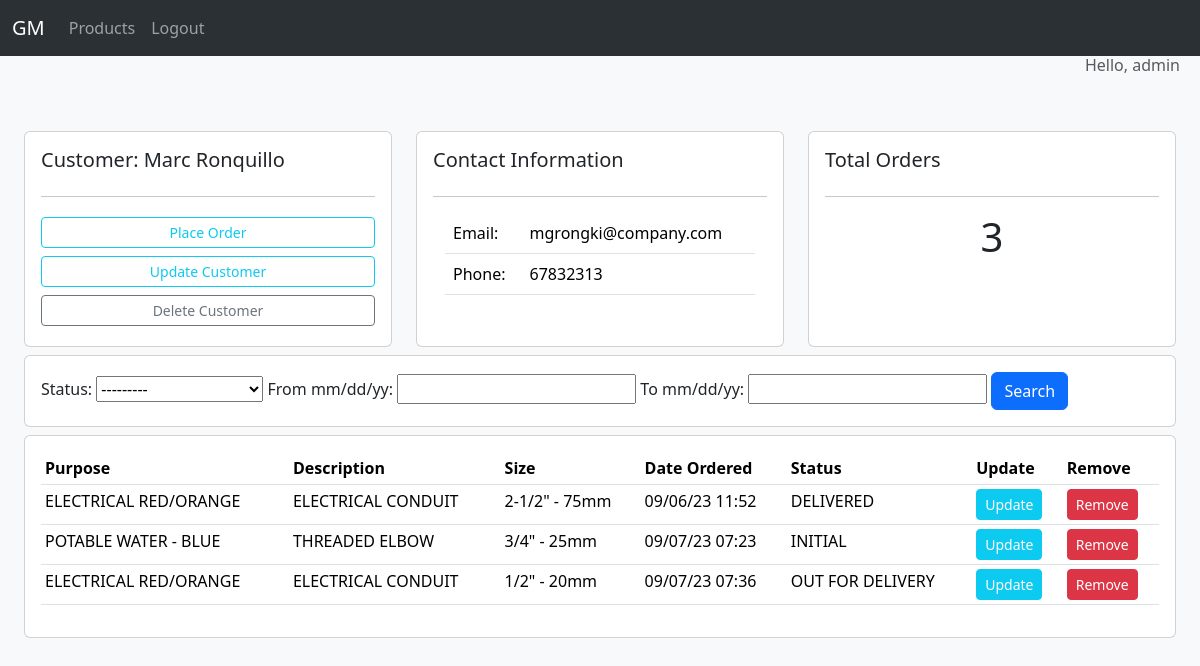
Page /customer/1 (signed in) on the committed database.
### el/models.py (models this page shows, shortened)
class Customer(models.Model):
    created_at = models.DateTimeField(auto_now_add=True)
    last_modified = models.DateTimeField(auto_now=True)
    first_name = models.CharField(max_length=50)
    last_name = models.CharField(max_length=50)
    email = models.EmailField()
    phone = models.CharField(max_length=20)
    company_name = models.CharField(max_length=50)
    address = models.CharField(max_length=100)
    city = models.CharField(max_length=50)
    def __str__(self):
        return f'{self.first_name} {self.last_name}'

class Order(models.Model):
    STATUS = (
        ('INITIAL', 'INITIAL'),
        ('PENDING', 'PENDING'),
        ('OUT FOR DELIVERY','OUT FOR DELIVERY'),
        ('DELIVERED','DELIVERED'),
    )
    customer = models.ForeignKey(Customer, on_delete= models.SET_NULL, null=True)
    product = models.ForeignKey(Product, on_delete= models.SET_NULL, null=True)
    status = models.CharField(max_length=50, choices=STATUS, default='INITIAL')
    qty = models.PositiveSmallIntegerField(default=1)
    created_at = models.DateTimeField(auto_now_add=True, null=True)
    last_modified = models.DateTimeField(auto_now=True, null=True)

class Product(models.Model):
    PURPOSE = (
        ('ELECTRICAL RED/ORANGE', 'ELECTRICAL RED/ORANGE'),
        ('POTABLE WATER - BLUE', 'POTABLE WATER - BLUE'),
        ('SANITARY ORANGE/BROWN', 'SANITARY ORANGE/BROWN'),
    )
    kind = models.CharField(max_length=50, default='PVC')
    purpose = models.CharField(max_length=50, choices=PURPOSE)
    description = models.CharField(max_length=50)
    size_in = models.CharField(max_length=50)
    size_mm = models.CharField(max_length=50)
    brand = models.CharField(max_length=50)
    created_at = models.DateTimeField(auto_now_add=True, null=True)
    last_modified = models.DateTimeField(auto_now=True, null=True)

### el/decorators.py (the view)
        def wrapper_func(request, *args, **kwargs):
            group = None
            if request.user.groups.exists():
                group = request.user.groups.all()[0].name
            if group in allowed_roles:
                return view_func(request, *args, **kwargs)
            else:
                return HttpResponse('You are now authorized to view this page')

### el/views.py (called while the page is built)
@login_required(login_url='el-login')
@allowed_user(allowed_roles=['admin'])
def customer(request, pk):
    customer = Customer.objects.get(id=pk)
    orders = customer.order_set.all()
    total_order = customer.order_set.count()
    myFilter = OrderFilter(request.GET, queryset=orders)
    orders = myFilter.qs
    context= {'customer': customer,
              'total_order': total_order,
              'orders': orders,
              'myFilter': myFilter,
              }
    return render(request, 'el/customer.html', context)

### el/templates/el/customer.html
{% extends 'el/base.html' %} {% block content %}
<div class="container-fluid">
  <div class="row pt-5">
    <div class="col-md">
      <div class="card card-body h-100">
        <h5>Customer: {{ customer }}</h5>
        <hr />
        <a href="{% url 'el-create_order' customer.id %}" class="btn btn-outline-info btn-sm btn-block my-1">Place Order</a>
        <a href="{% url 'el-update_customer' customer.id %}" class="btn btn-outline-info btn-sm btn-block my-1">Update Customer</a>
        <a href="{% url 'el-delete_customer' customer.id %}" class="btn btn-outline-secondary btn-sm btn-block my-1">Delete Customer</a>
      </div>
    </div>
    <div class="col-md">
      <div class="card card-body h-100">
        <h5>Contact Information</h5>
        <hr />
        <div class="container">
          <table class="table">
              <tr>
                <td>Email:</td>
                <td>{{ customer.email }}</td>
              </tr>
              <tr>
                <td>Phone:</td>
                <td>{{ customer.phone }}</td>
              </tr>
          </table>
        </div>
      </div>
    </div>
    <div class="col-md">
      <div class="card card-body h-100">
        <h5>Total Orders</h5>
        <hr />
        <h1 class="text-center">{{ total_order }}</h1>
      </div>
    </div>
  </div>
  <div class="row pt-2">
    <div class="col">
      <div class="card card-body">
        <form method="">
          {{ myFilter.form }}
          <button class="btn btn-primary" type="submit">Search</button>
        </form>
      </div>
    </div>
  </div>
  <div class="row pt-2">
    <div class="col-md">
      <div class="card card-body">
        <table class="table table-sm">
          <tr>
            <th>Purpose</th>
            <th>Description</th>
            <th>Size</th>
            <th>Date Ordered</th>
            <th>Status</th>
            <th>Update</th>
            <th>Remove</th>
          </tr>
          {% for order in orders %}
          <tr>
            <td>{{ order.product.purpose }}</td>
            <td>{{ order.product.description }}</td>
            <td>{{ order.product.size_in }} - {{ order.product.size_mm }}</td>
            <td>{{ order.created_at|date:"m/d/y H:i" }}</td>
            <td>{{ order.status }}</td>
            <td>
              <a class="btn btn-info btn-sm text-white" href="{% url 'el-update_order' order.id %}">Update</a>
            </td>
            <td><a class="btn btn-danger btn-sm" href="{% url 'el-delete_order' order.id %}">Remove</a></td>
          </tr>
          {% endfor %}
        </table>
      </div>
    </div>
  </div>
</div>
{% endblock %}

### el/templates/el/base.html (shortened to what this page needs)
{% load static %}
<!DOCTYPE html>
<html lang="en">
  <head>
    <link href="https://cdn.jsdelivr.net/npm/bootstrap@5.3.1/dist/css/bootstrap.min.css" rel="stylesheet">
    <link rel="stylesheet" href="{% static 'el/main.css' %}">
  </head>
  <body>
    <main class="vh-100 bg-light">
      {% include 'el/navbar.html' %}
      <div class="container-fluid">
        {% if user.is_authenticated %}
        <div class="row justify-content-end text-muted h6 me-2">
          Hello, {{user}}
        </div>
        {% endif %}
      {% block content%}
      {% endblock content%}
  </body>
</html>

### rows in the picture
Customer: first_name+last_name "Marc Ronquillo", email "mgrongki@company.com", phone "67832313"
Order: product.purpose "ELECTRICAL RED/ORANGE", product.description "ELECTRICAL CONDUIT", product.size_in "2-1/2\"", product.size_mm "75mm", created_at "09/06/23 11:52", status "DELIVERED"
Order: product.purpose "POTABLE WATER - BLUE", product.description "THREADED ELBOW", product.size_in "3/4\"", product.size_mm "25mm", created_at "09/07/23 07:23", status "INITIAL"
Order: product.purpose "ELECTRICAL RED/ORANGE", product.description "ELECTRICAL CONDUIT", product.size_in "1/2\"", product.size_mm "20mm", created_at "09/07/23 07:36", status "OUT FOR DELIVERY"

### other values in the picture
{{ user }} "admin"
{{ total_order }} "3"
